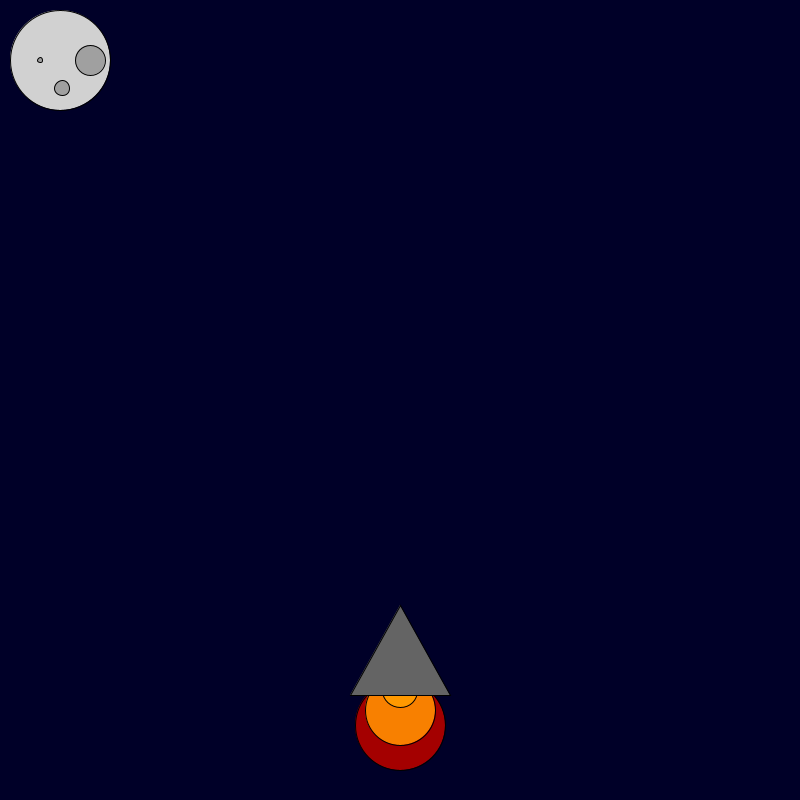
Frame 1 (no input)
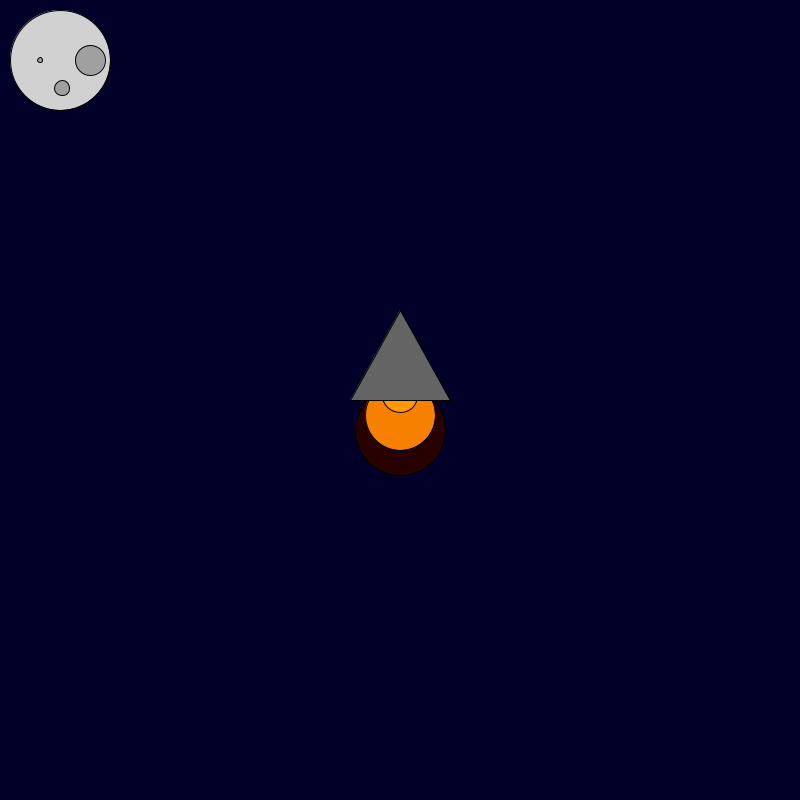
Frame 60 (the mouse pressed at the canvas centre just before this capture)
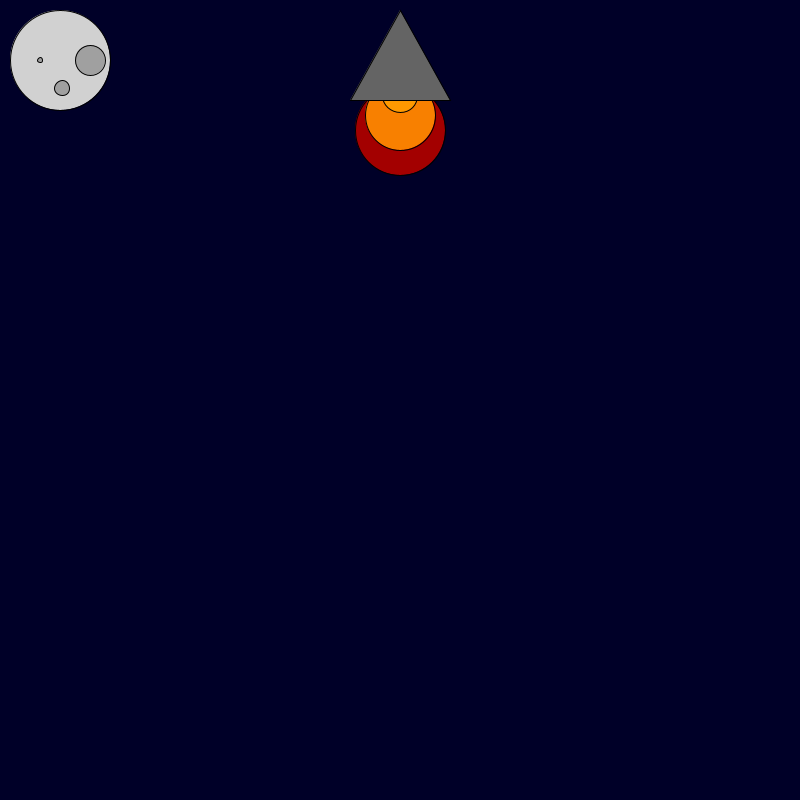
Frame 120 (the mouse held since frame 60 and released just before this capture)

The Processing sketch that drew these frames (run headless with seeded random() and noise(); from frame 60 on, the mouse is pressed at the canvas centre):

// Processing sketch: rocket_ship
// ── rocket_ship.pde
int x = 400; 
int y = 600; 

void setup() {
    size(800, 800);
    
}

void draw() {
   y=y-5; 
  
  background(0, 0, 40); 
    fill(random(255), 0, 0);
    ellipse(x, y + 130, 90, 90);
    fill(248, 128, 0);
    ellipse(x, y + 115, 70, 70);
    fill(255, 153, 0);
    ellipse(x, y + 95, 35, 35);
    fill(100, 100, 100);
    triangle(x, y + 10, x + 50, y + 100, x - 50, y + 100);
    
    fill(#D1D1D1);
    ellipse(60,60,100,100);
    
    fill(#A0A0A0);
    ellipse(90,60,30,30);
    ellipse(40,60,5,5);
    ellipse(62,88,15,15);
    

}
